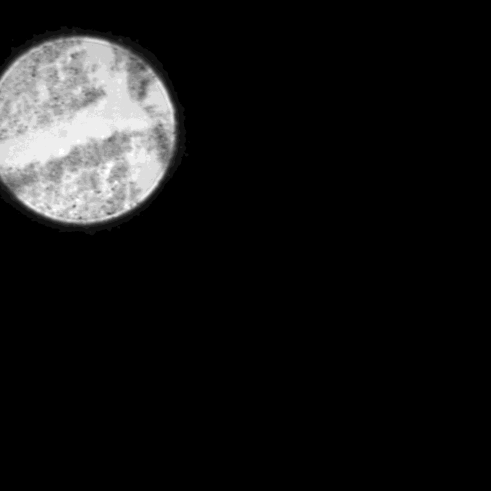
#> input picture marathon-thermofisher-challenge-master/data/train/1 Easy Fits/2018-02-15 17.47.00.307000.tiff, 982 x 982 px, given as the content of the folder ../marathon-thermofisher-challenge-master/data/test, which was not available (shown at 1/2 size)
$ python HackMarathon3.py
#> lines starting #> are read from the running program, lines starting #| are printed output that depends on the picture; after the words box and inside, x2 and y2 are one past the last pixel; in counts of white or black regions, pixels touching at a corner belong together; pictures that were not available may be replaced by others from this repository, and a replacement may not be noted
### HackMarathon3/image_loader.py
import os
import cv2
import numpy as np
import csv
import matplotlib.pyplot as plt

pre_filename = "../marathon-thermofisher-challenge-master/data/test"
#files = ["1 Easy Fits","2 Hardly Fittable","3 Grid Cut-offs","4 Illumination States 1","5 Illumination States 2",
#         "6 Coma & Caustic","7 Generally Hard"]
files = [""]
def load_images():
    pngs=[]
    tiffs = []
    names = []
    for file in files:
        path = pre_filename + file
        for filename in os.listdir(path):
            file_n = os.fsdecode(filename)
            if file_n.endswith(".png"):
                pngs.append(cv2.imread(os.path.join(path,filename),-1))
            elif file_n.endswith(".tiff"):
                names.append(file_n)
                tiffs.append(cv2.imread(os.path.join(path,filename),-1))
            else:
                print("???")
    return tiffs, pngs, names

def create_csv(filename,results):
    with open(filename,'w',encoding='utf-8') as s:
        # Header
        s.write("filename,ellipse_center_x,ellipse_center_y,ellipse_majoraxis,ellipse_minoraxis,ellipse_angle,elapsed_time\n")
        # Data lines
        for line in results:
            for i,data in enumerate(line):
                try:
                    data = round(data,2)
                except:
                    pass
                if i < 6:
                    s.write(str(data)+',')
                else:
                    s.write(str(data)+'\n')

def calculator(ground_thruth_csv, results_csv):
    score = 0
    truths = []
    results = []
    with open(ground_thruth_csv,'r') as s:
        csv_reader = csv.reader(s, delimiter=',', quotechar='|')
        for i,row in enumerate(csv_reader):
            if i == 0:
                continue
            truths.append(row)
    with open(results_csv,'r') as s:
        csv_reader = csv.reader(s, delimiter=',', quotechar='|')
        for i,row in enumerate(csv_reader):
            if i == 0:
                continue
            results.append(row)
    # Point calculation
    for result in results:
        for truth in truths:
            if truth[0] == result[0]: # If file names match
                if truth[1]: # If ground truth image is not empty
                    if result[1]: # If resulting image is not empty
                        ground_img = np.zeros((int(truth[7]),int(truth[6])))
                        result_img = np.zeros((int(truth[7]),int(truth[6])))
                        cv2.ellipse(ground_img,(int(float(truth[1])),int(float(truth[2]))),(int(float(truth[3])),int(float(truth[4]))),int(float(truth[5])),0,360,1,-1)
                        cv2.ellipse(result_img,(int(float(result[1])),int(float(result[2]))),(int(float(result[3])),int(float(result[4]))),int(float(result[5])),0,360,1,-1)
                        # Area
                        ground_area = np.sum(ground_img)
                        result_area = np.sum(result_img)
                        # Overlap
                        overlap = ground_img + result_img
                        overlap_img = np.where(overlap > 1, 1, 0)
                        # Score
                        score += np.sum(overlap_img) / max(ground_area,result_area)
                    else:
                        score += 0
                else: # If ground truth image is empty
                    if result[1]: # If resulting image is not empty
                        score += 0
                    else:
                        score += 1
                break
    return score


# [11 lines left out: function show_images, not called in this run]

# [3 lines that do not run on import are left out]

### HackMarathon3/EasyFits.py
import cv2
import numpy as np
import matplotlib.pyplot as plt
from skimage.measure import EllipseModel
import copy

# Constants
BLUR_KERNEL_SIZE = (25,25)
BASE_THRESHOLD = 0 # 160
THRESHOLD_OF_MAX_BRIGHTNESS = 1/7
MAX_R_SQUARE = 10000

def pre_process(img):
   # Image processing
   max_brightness = np.max(img)

   # Blur
   img_blur = cv2.GaussianBlur(img,BLUR_KERNEL_SIZE,0,borderType = cv2.BORDER_DEFAULT)

   # Thresholding
   ret, thresh = cv2.threshold(img_blur,BASE_THRESHOLD,0,cv2.THRESH_TOZERO)
   ret, thresh16 = cv2.threshold(thresh,int(max_brightness*THRESHOLD_OF_MAX_BRIGHTNESS),10,cv2.THRESH_BINARY)

   # Edge detection
   thresh8 = thresh16.astype('uint8')
   edges = cv2.Canny(thresh8,9,11)
   return edges

def inner_noise_filtering(edge_img,xc,yc,a,b,theta):
    out_img = cv2.ellipse(edge_img,(int(xc),int(yc)),(int(a),int(b)),int(theta),0,360,(0,0,0),-1)
    return out_img

# [42 lines left out: function curve_detection, not called in this run]

   # Ellipse fitting
def fit_ellipse(edges):
   edges_coord = np.where(edges > 0)
   try :
      x, y = edges_coord[0], edges_coord[1]
      edge_poins = (y,x)
      edge_poins=np.array(edge_poins)
      edge_poins=np.transpose(edge_poins)
      ell = EllipseModel()
      ell.estimate(edge_poins)
      xc, yc, a, b, theta = ell.params
      theta = theta*180/3.14
      R_square = np.average(np.square(ell.residuals(edge_poins))) # Variance
      if R_square > MAX_R_SQUARE:
          return None # No ellipse found
      return xc, yc, a, b, theta, R_square
   except:
      return None

# [2 lines that do not run on import are left out]

### HackMarathon3/HackMarathon3.py
import cv2, time
from copy import deepcopy
import numpy as np
import matplotlib.pyplot as plt
from EasyFits import *
from image_loader import *

if __name__ == "__main__":
    tiffs, pngs, names = load_images()
#> tiffs = 1 item; pngs = []; names = ['2018-02-15 17.47.00.307000.tiff']
    done = []
    filtered = []
    results = []
    for i,tiff in enumerate(tiffs):
        start = time.time() # Measuring elapsed time
        # Edge detection
        done.append(pre_process(tiff))
        try:
            # First ellipse fit on raw edge detection data
            xc, yc, a, b, theta, R_square = fit_ellipse(done[-1])
            cv2.ellipse(pngs[i],(int(xc),int(yc)),(int(a),int(b)),int(theta),0,360,(255,0,0),3)
            print(R_square)

            # Noise filtering
            filtered_img = inner_noise_filtering(deepcopy(done[-1]),xc,yc,a,b,theta)
            filtered.append(filtered_img)
            xc, yc, a, b, theta, R_square = fit_ellipse(filtered_img)
            print(R_square)

            # Curve detection
            #xc, yc, a, b, theta, R_square = curve_detection(filtered_img)

            cv2.ellipse(pngs[i],(int(xc),int(yc)),(int(a),int(b)),int(theta),0,360,(0,255,0),3)
            end = time.time() # Measuring elapsed time
            results.append([names[i],xc,yc,a,b,theta,(end-start)*1000]) # Saving results
        except:
            end = time.time() # Measuring elapsed time
            results.append([names[i],'','','','','',(end-start)*1000]) # If we didn't find an ellipse results
            print("No ellipse found")
#> this loop made 1 pass
#| No ellipse found
#> pass 1, in pre_process, `ret, thresh16 = cv2.threshold(thresh,int(max_brightness*THRESHOLD_OF_M..`:
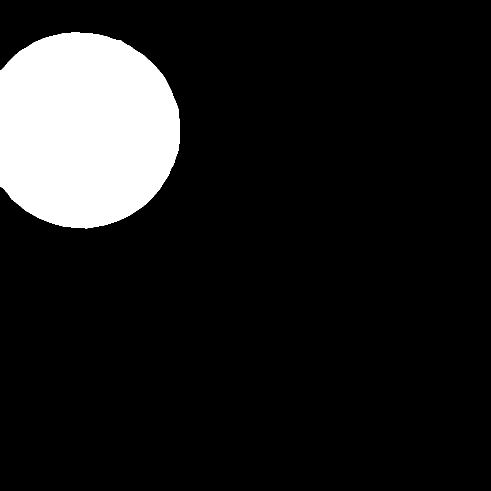
#> thresh16: shape (982, 982) uint16 (shown at 1/2 size); values 0 (black) and 10 (white), 12% white; 1 white region, box (x1, y1, x2, y2) and area: (0, 64, 360, 457) 116011
#> pass 1, in pre_process, `edges = cv2.Canny(thresh8,9,11)`:
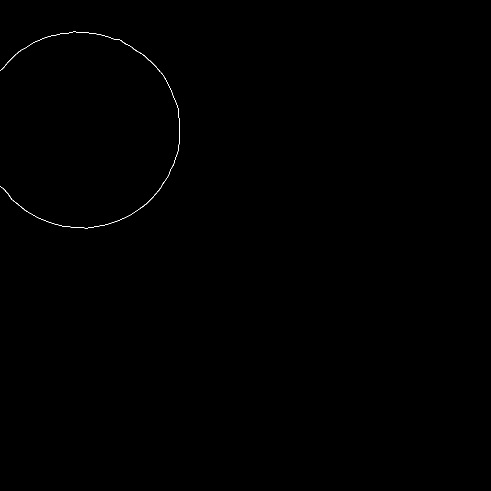
#> edges: shape (982, 982) (shown at 1/2 size); 0.11% white in thin lines or dots, all inside (x1, y1, x2, y2) = (0, 63, 360, 457)
#> after the loop, done = 1 item; filtered = []; results = [['2018-02-15 17.47.00.307000.tiff', '', '', '', '', '', 167.2]]
    create_csv("Results.csv", results)
#> the loop in create_csv, `for line in results:` made 1 pass
    score = calculator("../marathon-thermofisher-challenge-master/data/ground_truths_train.csv","Results.csv")
#> (the run stopped early here; a loop or call above may not have finished)

$ run again, on marathon-thermofisher-challenge-master/data/train/1 Easy Fits/2018-02-15 18.32.49.235000.tiff
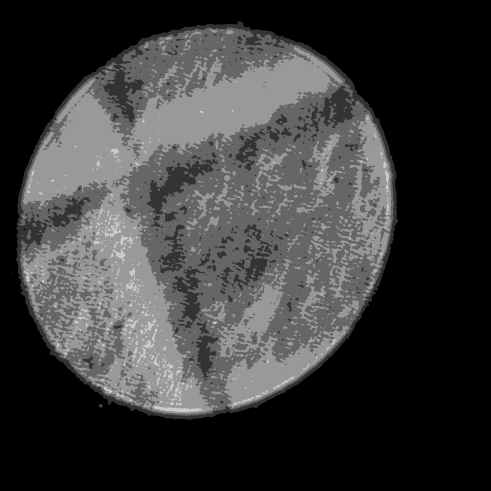
#> input picture marathon-thermofisher-challenge-master/data/train/1 Easy Fits/2018-02-15 18.32.49.235000.tiff, 982 x 982 px, given as the content of the folder ../marathon-thermofisher-challenge-master/data/test, which was not available (shown at 1/2 size)
#> tiffs = 1 item; pngs = []; names = ['2018-02-15 18.32.49.235000.tiff']
#> the loop `for i,tiff in enumerate(tiffs):` made 1 pass
#> (printed output is left out)
#> pass 1, in pre_process, `ret, thresh16 = cv2.threshold(thresh,int(max_brightness*THRESHOLD_OF_M..`:
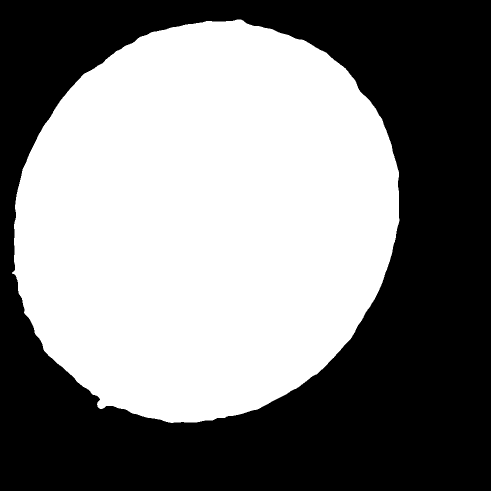
#> thresh16: shape (982, 982) uint16 (shown at 1/2 size); values 0 (black) and 10 (white), 50.3% white; 1 black region, box (x1, y1, x2, y2) and area: (0, 0, 982, 982) 479326
#> pass 1, in pre_process, `edges = cv2.Canny(thresh8,9,11)`:
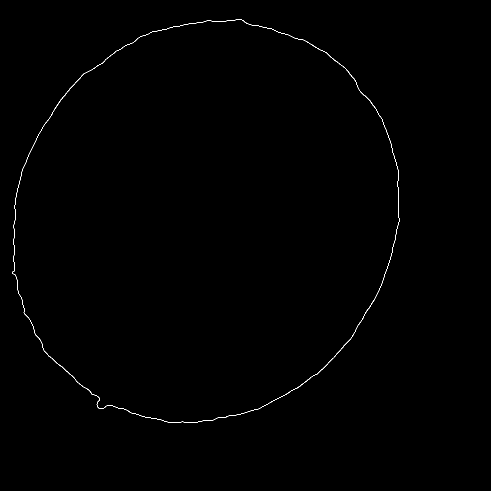
#> edges: shape (982, 982) (shown at 1/2 size); 0.27% white in thin lines or dots, all inside (x1, y1, x2, y2) = (24, 38, 799, 846)
#> after the loop `for i,tiff in enumerate(tiffs):`: done = 1 item; filtered = []; results = [['2018-02-15 18.32.49.235000.tiff', '', '', '', '', '', 394]]
#> the loop in create_csv, `for line in results:` made 1 pass

$ run again, on marathon-thermofisher-challenge-master/data/train/1 Easy Fits/2018-05-04 13.54.29.405000.tiff
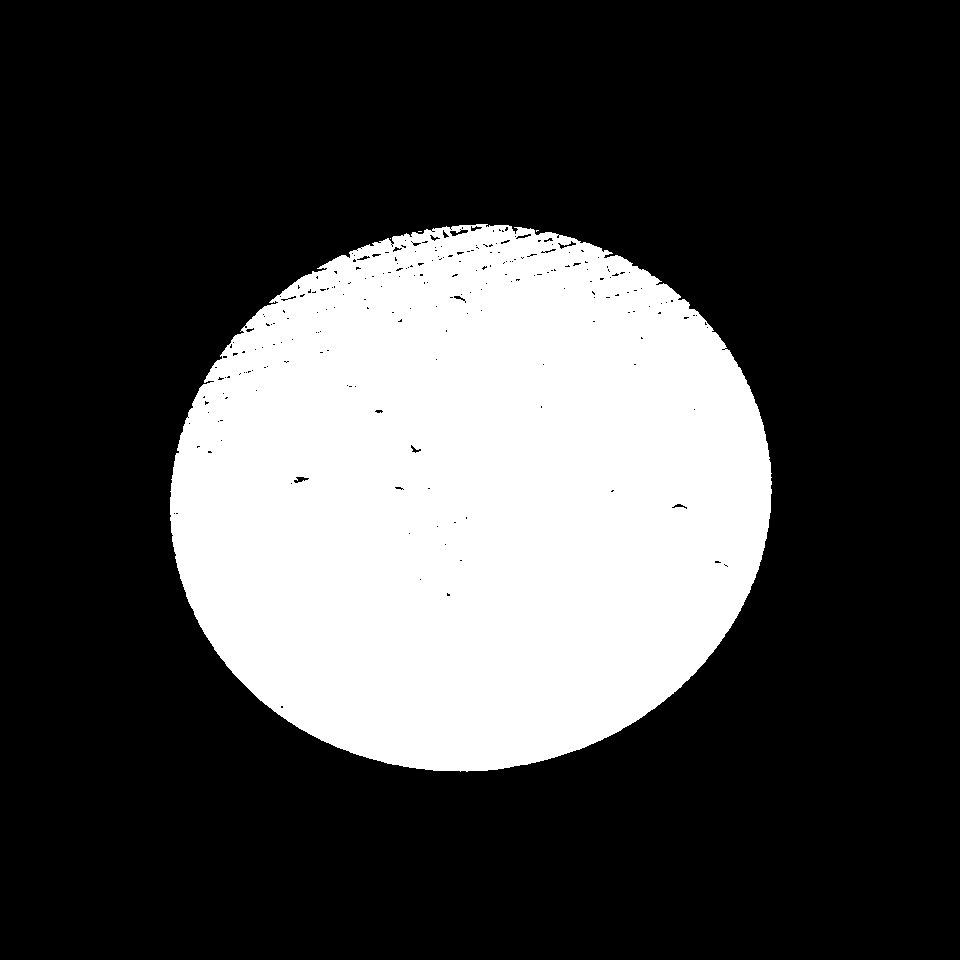
#> input picture marathon-thermofisher-challenge-master/data/train/1 Easy Fits/2018-05-04 13.54.29.405000.tiff, 960 x 960 px, given as the content of the folder ../marathon-thermofisher-challenge-master/data/test, which was not available
#> tiffs = 1 item; pngs = []; names = ['2018-05-04 13.54.29.405000.tiff']
#> the loop `for i,tiff in enumerate(tiffs):` made 1 pass
#> (printed output is left out)
#> pass 1, in pre_process, `ret, thresh16 = cv2.threshold(thresh,int(max_brightness*THRESHOLD_OF_M..`:
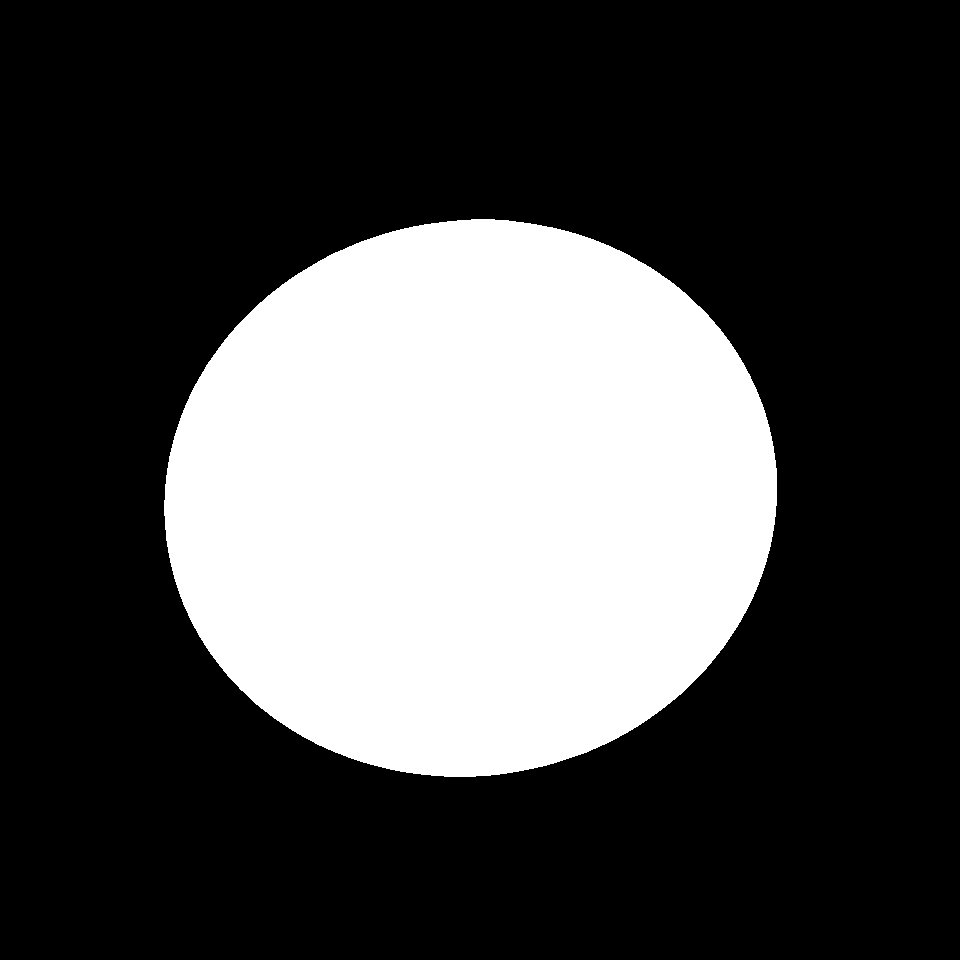
#> thresh16: shape (960, 960) uint16; values 0 (black) and 10 (white), 29.1% white; 1 white region, box (x1, y1, x2, y2) and area: (164, 219, 777, 777) 267956
#> pass 1, in pre_process, `edges = cv2.Canny(thresh8,9,11)`:
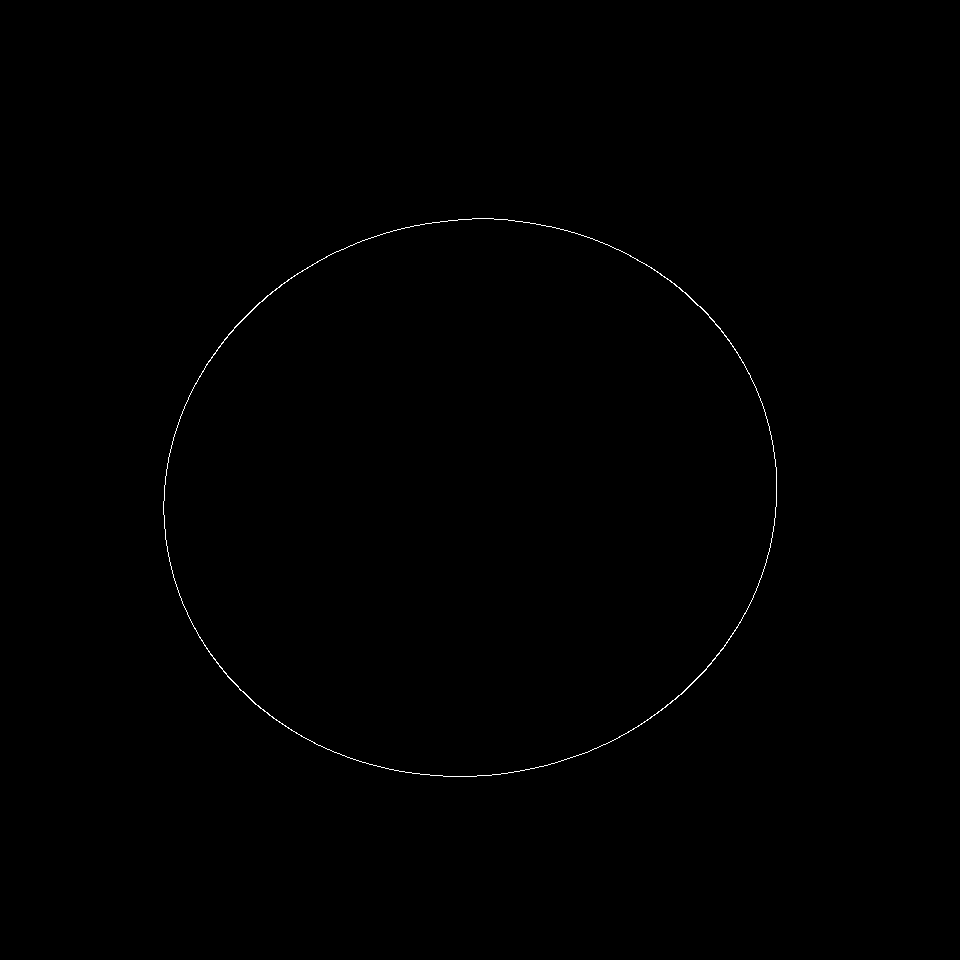
#> edges: shape (960, 960); 0.21% white in thin lines or dots, all inside (x1, y1, x2, y2) = (163, 218, 777, 777)
#> after the loop `for i,tiff in enumerate(tiffs):`: done = 1 item; filtered = []; results = [['2018-05-04 13.54.29.405000.tiff', '', '', '', '', '', 369.6]]
#> the loop in create_csv, `for line in results:` made 1 pass
